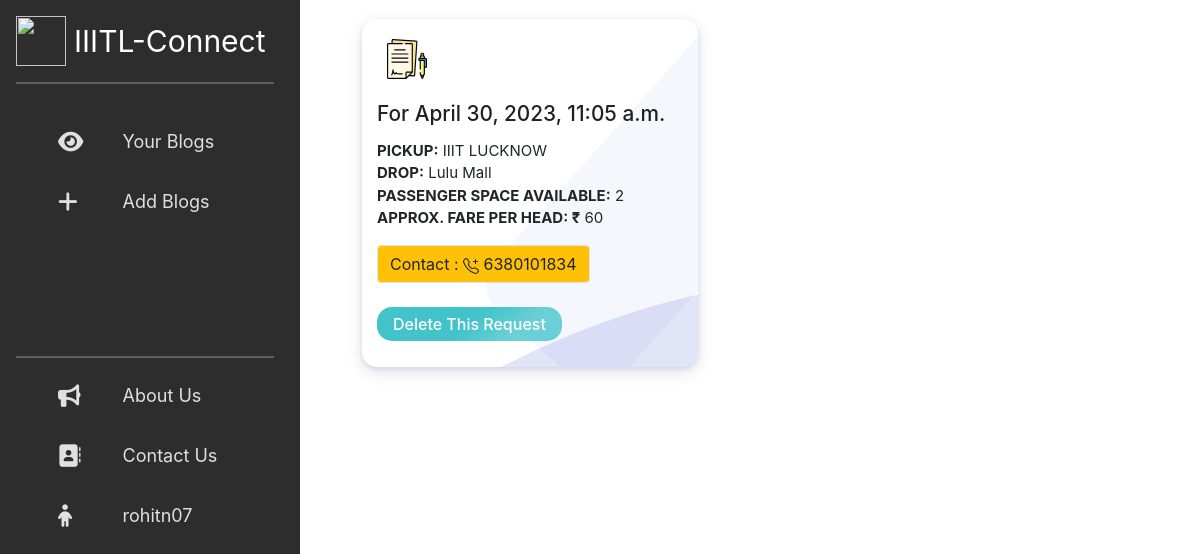
/LNMtaxi/view_blogs (signed in), run on the app's committed database.
### LNMtaxi/models.py (models this page shows, shortened)
class Blog(models.Model):
    pickup = models.CharField(max_length=100, null=False, default='')
    drop = models.CharField(max_length=100, null=False, default='')
    username = models.ForeignKey(
        Accounts, on_delete=models.CASCADE, null=False, default='')
    space = models.IntegerField(null=False, default=0)
    contact_num = models.BigIntegerField(null=False, default=0)
    fare = models.IntegerField(null=False, default=0)
    date = models.DateField(null=False)
    time = models.TimeField(null=False)
    color = models.CharField(max_length=20, default='#007bff')

### LNMtaxi/views.py (the view)
# urls.py: path('view_blogs', views.view_blogs, name='view_blogs'),
def view_blogs(request):
    blogs = Blog.objects.filter(username_id= request.session['uid']).order_by('date')
    context = {'user_blogs': blogs, 'username': request.session['uid']}
    return render(request, 'LNMtaxi/view_blog.html', context)

### templates/LNMtaxi/view_blog.html (shortened to what this page needs)
{% load static %}
{% block content %}
<head>
  <link href="https://cdn.jsdelivr.net/npm/bootstrap@5.0.2/dist/css/bootstrap.min.css" rel="stylesheet"
>
</head>
<body>
  <div id="wrapper">
    <div id="sidebar-wrapper" style="width:300px;">
      <div class="d-flex flex-column flex-shrink-0 p-3 text-white" style="width: 290px;">
        <a href="/" class="d-flex align-items-center mb-3 mb-md-0 me-md-auto text-white text-decoration-none"
          style="font-size:30px;">
          <img src="https://i.ibb.co/7r4sj7R/IIITL-logo-1.png" style="width:50px; margin-right:8px;">
          IIITL-Connect
        </a>
        <hr>
      <ul class="sidebar-nav flex-column mb-auto">
        <li>
          <a href="{% url 'view_blogs' %}">
              <i class="w-25 fas fa-eye fa-lg me-3" aria-hidden="true"></i>
              Your Blogs
            </a>
        </li>
        <li>
          <a href="{% url 'insert_blogs' %}">
              <i class="w-25 fas fa-plus fa-lg me-3" aria-hidden="true"></i>
              Add Blogs
            </a>
        </li>
      </ul>
        <br/><br/><br/><br/>
        <hr>
        <ul class="sidebar-nav flex-column mb-auto">
          <li>
            <a href="{% url 'about' %}">
              <i class="w-25 fas fa-bullhorn fa-lg me-3" aria-hidden="true"></i>
              About Us
            </a>
          </li>
          <li>
            <a href="{% url 'contact' %}">
              <i class="w-25 fas fa-address-book fa-lg me-3" aria-hidden="true"></i>
              Contact Us
            </a>
          </li>
          <li>
            <a href="{% url 'profile' %}">
              <i class="w-25 fas fa-child fa-lg me-3" aria-hidden="true"></i>
              {{username}}
            </a>
          </li>
        </ul>
      </div>
    </div>
    <div id="content-wrapper">
      <div class="container-fluid">
        <div class="row">
          <div class="col-lg-12">
            <div class="row mx-auto">
              {% if user_blogs %}
  <link rel="stylesheet" href="https://maxcdn.bootstrapcdn.com/bootstrap/4.3.1/css/bootstrap.min.css">
  <div class="container-fluid">
    <div class="row ms-5">
      <div class="col">
        <div class="row solution_cards_box">
          {% for blog in user_blogs %}
          <div class="solution_card m-1" style="max-width: 21rem;">
            <div class="hover_color_bubble"></div>
            <div class="so_top_icon">
            </div>
            <div class="solu_title">
              <h3>For {{blog.date}}, {{blog.time}} </h3>
            </div>
            <div class="solu_description">
              <p class="card-text"><strong>PICKUP:</strong> {{blog.pickup}}<br>
                <strong>DROP:</strong> {{blog.drop}}<br>
                <strong>PASSENGER SPACE AVAILABLE:</strong> {{blog.space}}<br>
                <strong>APPROX. FARE PER HEAD: ₹</strong> {{blog.fare}}<br>
              </p>
              <a class="btn btn-warning border rounded">Contact :
                {{blog.contact_num}}
              </a>
              <form method="POST" action="{% url 'delete_blog' id=blog.id %}">
            <button class="blog__button mt-4">Delete This Request</button>
        </form>
            </div>
          </div>
          {% endfor %}
        </div>
      </div>
    </div>
  </div>
  </div>
  </div>
  </div>
  {% else %}
  &nbsp;&nbsp;&nbsp;&nbsp;&nbsp;&nbsp;&nbsp;&nbsp;&nbsp;&nbsp;&nbsp;&nbsp;&nbsp;&nbsp;&nbsp;&nbsp;&nbsp;&nbsp;
  <strong>You haven't posted any request</strong>
  {% endif %}
            </div>
          </div>
        </div>
</body>
{% endblock %}

### templates/LNMtaxi/view_blog.html (style rules this page uses)
.solution_cards_box .solution_card { flex: 0 50%; background: #fff; box-shadow: 0 2px 4px 0 rgba(136, 144, 195, 0.2), 0 5px 15px 0 rgba(37, 44, 97, 0.15); border-radius: 15px; margin: 8px; padding: 10px 15px; position: relative; z-index: 1; overflow: hidden; min-height: 265px; transition: 0.7s; }
.solution_cards_box .solution_card:before { content: ""; position: absolute; background: rgb(85 108 214 / 5%); width: 170px; height: 400px; z-index: -1; transform: rotate(42deg); right: -56px; top: -23px; border-radius: 35px; }
.solution_card .solu_title h3 { color: #212121; font-size: 1.3rem; margin-top: 13px; margin-bottom: 13px; }
.solution_card .solu_description p { font-size: 15px; margin-bottom: 15px; }
.solution_card .solu_description button { border: 0; border-radius: 15px; background: linear-gradient(140deg, #42c3ca 0%, #42c3ca 50%, #42c3cac7 75%) !important; color: #fff; font-weight: 500; font-size: 1rem; padding: 5px 16px; }
.hover_color_bubble { position: absolute; background: rgb(54 81 207 / 15%); width: 100rem; height: 100rem; left: 0; right: 0; z-index: -1; top: 16rem; border-radius: 50%; transform: rotate(-36deg); left: -18rem; transition: 0.7s; }
.solution_cards_box .solution_card .so_top_icon { width: 60px; height: 60px; border-radius: 50%; background: #fff; overflow: hidden; display: flex; align-items: center; justify-content: center; }
#sidebar-wrapper { z-index: 1; position: fixed; width: 280px; height: 100%; overflow-y: auto; background: rgb(24, 23, 23); opacity: 0.9; }
#content-wrapper { width: 100%; position: absolute; padding: 15px; padding-left: 280px; }
.sidebar-nav { padding: 2px; list-style: none; }
.sidebar-nav li { text-indent: 20px; line-height: 40px; margin-bottom: 20px; }
.sidebar-nav li a { display: block; text-decoration: none; color: #ddd; font-size: large; }

### data on the page
Blog: username "rohitn07", date "April 30, 2023", time "11:05 a.m.", pickup "IIIT LUCKNOW", drop "Lulu Mall", space "2", fare "60", contact_num "6380101834"
